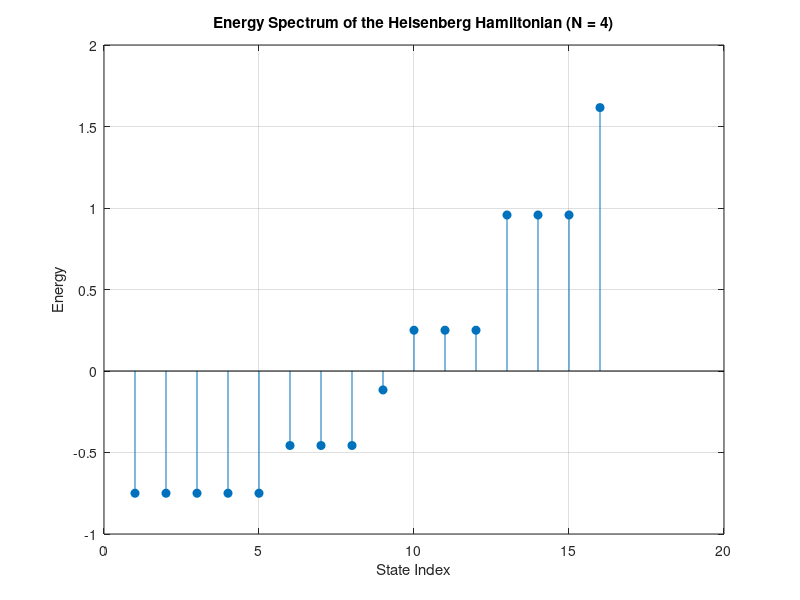

Here is the MATLAB script that generated this plot:
% 1D Heisenberg Hamiltonian for N spin-1/2 particles

clc; clear; close all;

% Set number of spins
N = 4;  % Change this value as needed (Be cautious: N > 10 may use too much memory)
J = 1;  % Exchange interaction strength

% Define Pauli matrices (Spin-1/2 operators)
Sx = [0 1; 1 0] / 2;
Sy = [0 -1i; 1i 0] / 2;
Sz = [1 0; 0 -1] / 2;
I2 = eye(2); % 2x2 Identity matrix

% Initialize the Hamiltonian
H = zeros(2^N, 2^N);

% Construct the Heisenberg Hamiltonian for a 1D spin chain
for i = 1:(N-1) % Nearest-neighbor interactions
    % Identity matrices for padding before and after spins
    I_left = eye(2^(i-1)); % Identity before spin i
    I_right = eye(2^(N-i-1)); % Identity after spin i+1
    
    % Nearest-neighbor interaction terms for Sx, Sy, and Sz
    H = H - J * (...
        kron(I_left, kron(Sx, kron(Sx, I_right))) + ...
        kron(I_left, kron(Sy, kron(Sy, I_right))) + ...
        kron(I_left, kron(Sz, kron(Sz, I_right))));
end

% Display the Hamiltonian matrix
fprintf('Heisenberg Hamiltonian for N = %d:\n', N);
disp(H);

% Compute eigenvalues (energy levels)
eigenvalues = eig(H);
fprintf('Eigenvalues (Energy levels):\n');
disp(sort(eigenvalues));

% Plot energy spectrum
figure;
stem(sort(eigenvalues), 'filled');
xlabel('State Index');
ylabel('Energy');
title(sprintf('Energy Spectrum of the Heisenberg Hamiltonian (N = %d)', N));
grid on;
